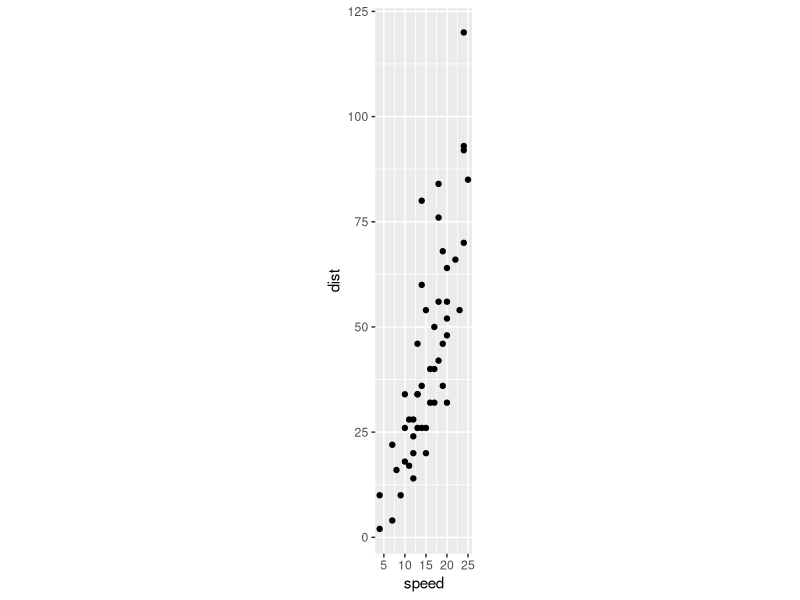
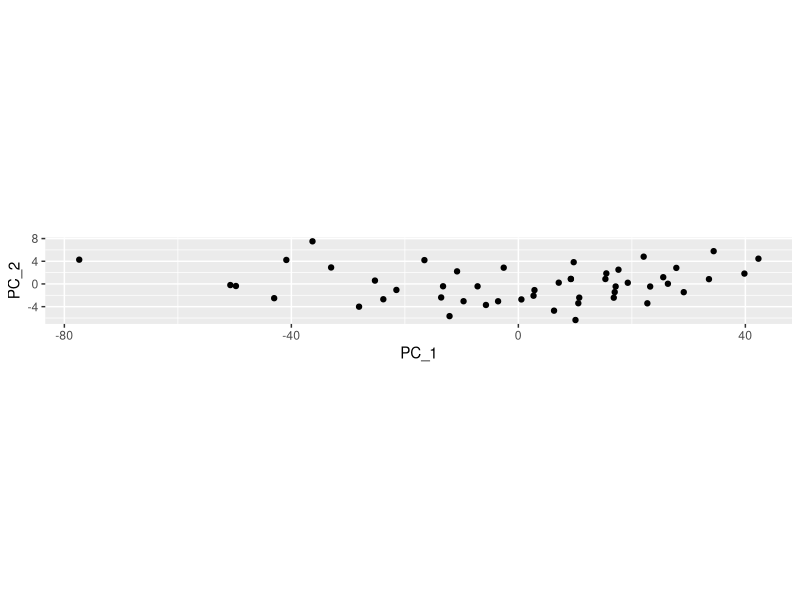
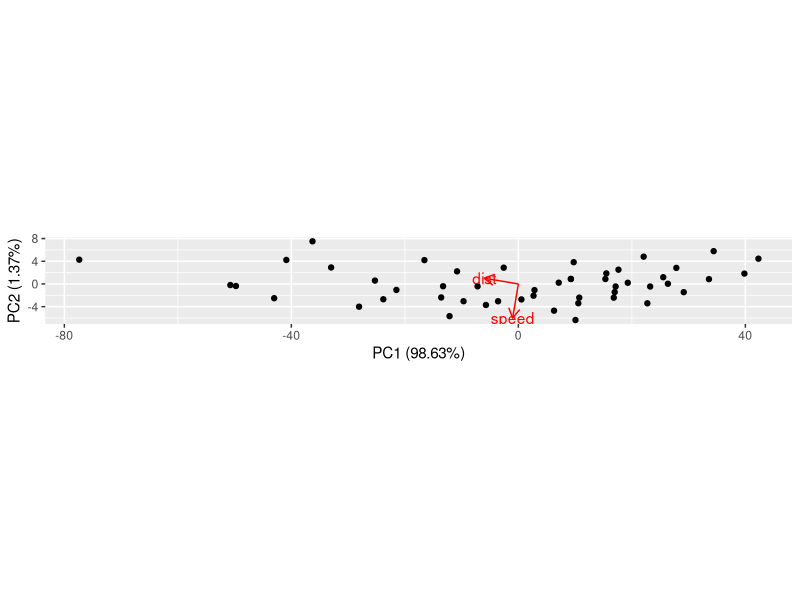
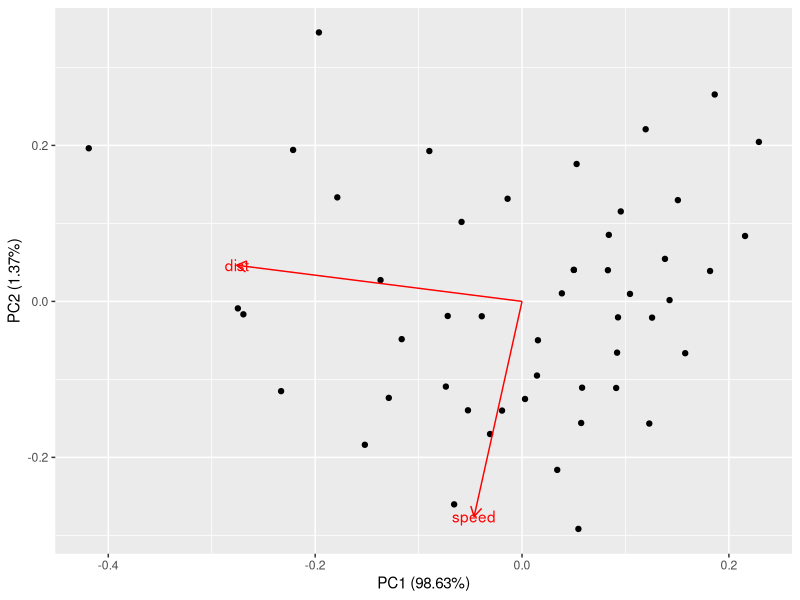
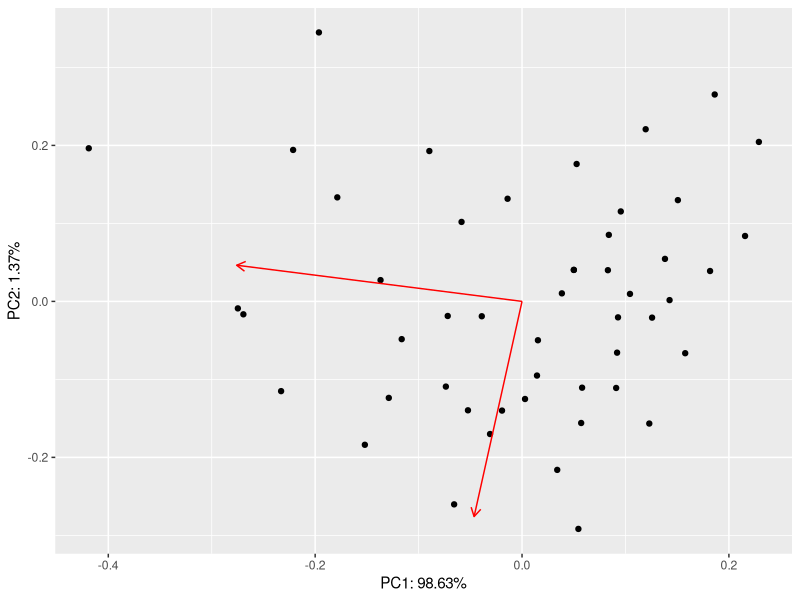
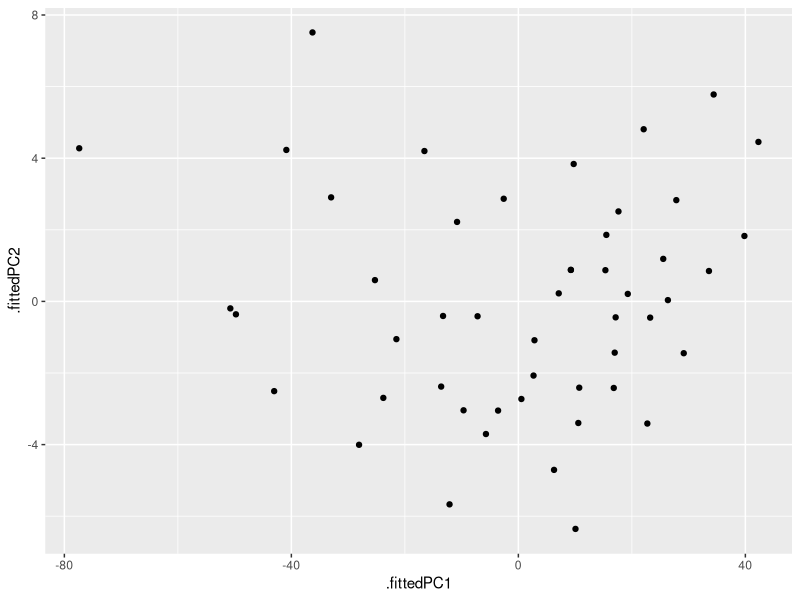
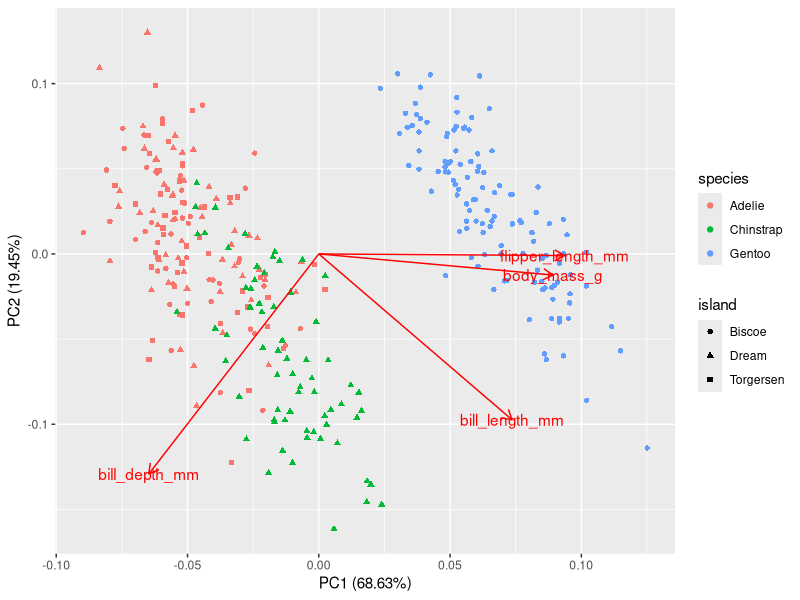
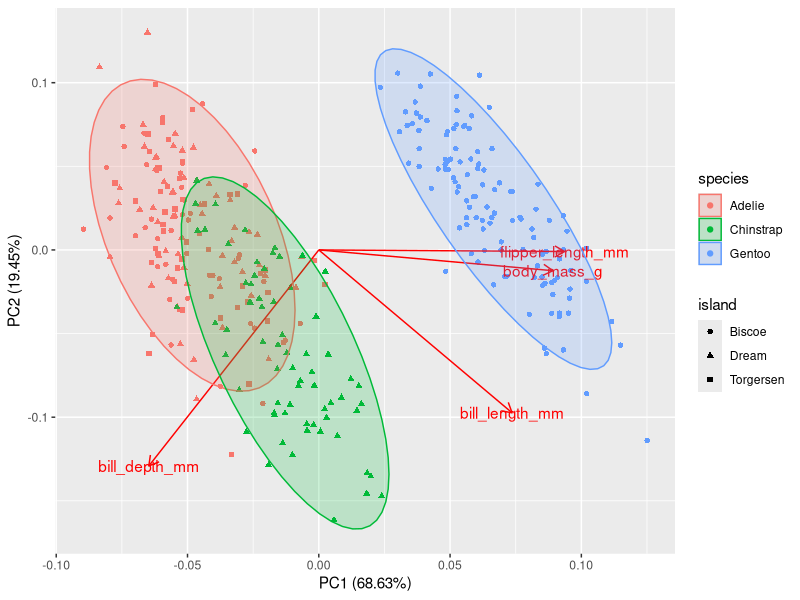

The R source for these figures, in order:
## ---- chunk 1
library(tidyverse)
library(broom)
# library(gapminder)
library(ggfortify) # for autoplot
library(palmerpenguins)
library(GGally)  # for ggpairs
library(kableExtra)
library(ggrepel)
## ---- chunk 2
cars %>% ggplot(aes(x=speed, y=dist)) + geom_point() + coord_fixed()
## ---- chunk 3
pca1 <- cars %>% prcomp()
## ---- chunk 4
pca1 %>% tidy(matrix = "eigenvalues") %>% kable()
pca1 %>% tidy(matrix = "rotation") %>% kable()
pca1 %>% tidy(matrix = "scores") %>% 
  pivot_wider(names_from = "PC", names_prefix = "PC_", values_from = "value") %>% 
  kable() %>% scroll_box(height = 50)
## ---- chunk 5
carsM <- scale(as.matrix(cars), center = TRUE, scale = FALSE)  # If scale = TRUE, then use correlation matrix below
B1 <- cov(carsM)  
B2 <- (t(carsM) %*% carsM ) / (nrow(carsM) - 1)  # divide (M^T * M) by N-1 to get covariance matrix
sqrt(eigen(B1)$values)
eigen(B1)$vectors
## ---- chunk 6
rotation <- pca1 %>% tidy(matrix = "rotation") %>% pull(value) %>% matrix(2, 2)  # also available as  pca1$rotation
center <- cars %>% summarize(speed = mean(speed), dist = mean(dist)) # also available as pca1$center
scores1 <- pca1 %>% tidy(matrix = "scores") %>% pull(value) %>% matrix(ncol = 2, byrow = TRUE)
# scores2 <- t((t(cars) - pca1$center)) %*% pca1$rotation
scores2 <- scale(cars, center = TRUE, scale = FALSE) %*% rotation
## ---- chunk 7
pca1 %>% tidy(matrix = "scores") %>% 
  pivot_wider(names_from="PC", names_prefix = "PC_", values_from = "value") %>%
  ggplot(aes(x=PC_1, y=PC_2)) + geom_point() + coord_fixed()
## ---- chunk 8
autoplot(pca1, data= cars, loadings=TRUE, loadings.label=TRUE, scale=0) + coord_equal()
## ---- chunk 9
autoplot(pca1, data= cars, loadings=TRUE, loadings.label=TRUE, scale=1, variance_percentage = TRUE)
## ---- chunk 10
lam <- pca1$sdev[1:2] * sqrt(nrow(pca1$x))
scaling <- min(apply(abs(scores2), 2, max) / apply(abs(rotation), 2, max) / lam) * 0.8
ve <- pca1$sdev^2 / sum(pca1$sdev^2)
scores2 %>% as_tibble() %>% ggplot(aes(V1/lam[1], V2/lam[2])) + geom_point()  + 
  geom_segment(aes(x = 0, y = 0, xend = V1*scaling, yend = V2*scaling), 
               arrow = arrow(length = unit(0.25,"cm")),
               color = "red",
               data = as_tibble(rotation)) +
  labs(x = paste0("PC1: ", round(ve[1]*100, 2), "%"),
       y = paste0("PC2: ", round(ve[2]*100, 2), "%"))
## ---- chunk 11
pca1 %>%
  augment(cars) %>%
  ggplot(aes(x=.fittedPC1, y= .fittedPC2)) +   # divide by lam[1] and lam[2] to get the scaled version
  geom_point()
## ---- chunk 12
penguins_no_na = na.omit(penguins)
pca2 <- prcomp(penguins_no_na %>% dplyr::select(flipper_length_mm, body_mass_g, bill_length_mm, bill_depth_mm), scale=TRUE )
autoplot(pca2, data = penguins_no_na, loadings=TRUE, loadings.label=TRUE,
         colour='species', shape='island')
## ---- chunk 13
autoplot(pca2, data = penguins_no_na, loadings = TRUE, loadings.label = TRUE,
         colour = 'species', shape = 'island', 
         frame.type = "norm", frame.level = 0.90)   # frame.type convex, norm, euclid, t; see ?ggbiplot
## ---- chunk 14
penguins_no_na %>% 
  dplyr::select(flipper_length_mm, body_mass_g, bill_length_mm, bill_depth_mm, species) %>% 
  ggpairs(aes(color=species))
## ---- chunk 15
rotation2 <- pca2 %>% 
  tidy(matrix = "rotation") %>%
  pivot_wider(names_from = PC, names_prefix = "PC", values_from = value) 
pca2 %>%
  augment(penguins_no_na) %>%
  ggplot() +
  geom_point(aes(x = .fittedPC1, y = .fittedPC2, color = species, shape = island)) +
  geom_segment(data = rotation2, mapping = aes(x = 0, xend = 3*PC1, y = 0, yend = 3*PC2), color = "blue",
               arrow = arrow(angle = 20, type = "closed"))  +
  geom_label_repel(data = rotation2,
                  aes(x = 3*PC1, y = 3*PC2, label = column), 
                  color = "darkblue", fill = "#FFFFFF80",
                  arrow = arrow(angle = 20, type = "closed")) +
  labs(x = "PC 1", y = "PC 2")
